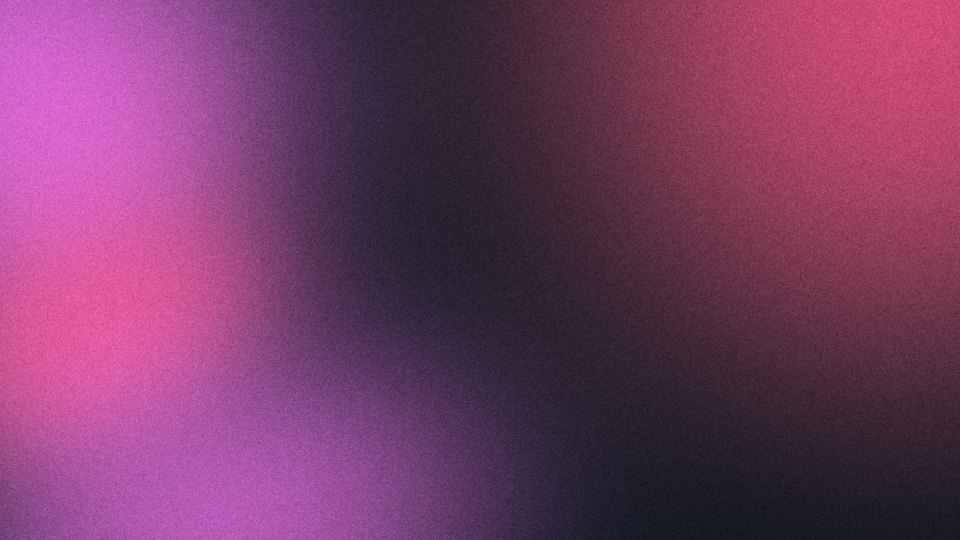
#> input picture samples/aura.png, 1920 x 1080 px (shown at 1/2 size)
$ python -i filters.py   (imports and definitions only)
#> lines starting #> are read from the running program, lines starting #| are printed output that depends on the picture
#> further down, picture is the input picture: PIL image 1920x1080 RGB; mean R, G, B 117.2, 58.9, 99.9
import numpy as np
import scipy.ndimage
from PIL import Image, ImageFilter

GRAIN_COLORS = ("mono", "color")
GRAIN_BLENDS = ("add", "overlay", "soft-light", "multiply")
# Below 1 the grain would be finer than a pixel, which is what the default already is.
GRAIN_SIZE_RANGE = (1.0, 8.0)

# Weights of the fine and the coarse grain layer when each has unit variance. They give a
# standard deviation of 0.806 * sigma, which is the default grain's (0.7 fine, 0.4 after
# enlarging the 0.6 half-size layer), so grains of any size share its strength.
_GRAIN_FINE, _GRAIN_COARSE = 0.7, 0.4
# Per-blend gain so the grain's strength at the same amount is close to "add" on typical images.
_GRAIN_BLEND_GAIN = {"overlay": 1.25, "soft-light": 2.0, "multiply": 1.1}


class WallpaperFilters:
    # [119 lines left out: functions apply_dither, apply_film_grain, _grain_layer, _grain_noise, _film_grain_controlled, not called in this run]

    apply_noise = apply_film_grain

    # [60 lines left out: functions apply_chromatic_aberration, apply_vignette, not called in this run]

    @staticmethod
    def apply_frosted_glass(image, blur_radius=30, noise_amount=0.15):
        """
        Simulates a premium frosted glass texture across the entire image.
        Uses a diffusion blur followed by a specular frost noise overlay.
        """
#> called with blur_radius = 30, noise_amount = 0.15
        width, height = image.size
#> width = 1920; height = 1080
        # Diffusion blur (downsample for performance and softer blur)
        small = image.resize((max(1, width // 2), max(1, height // 2)), Image.BILINEAR)
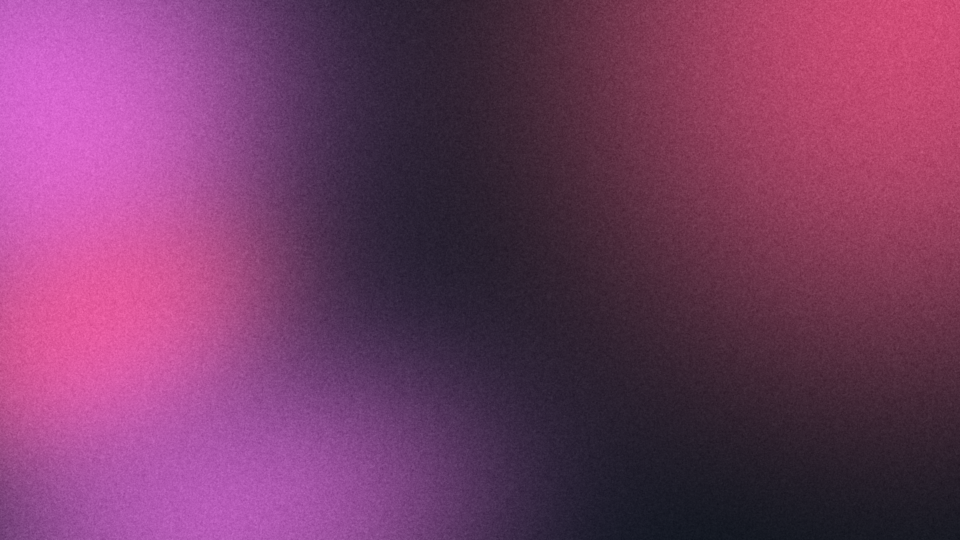
#> small: PIL image 960x540 RGB; mean R, G, B 117.3, 59, 100
        blurred = small.filter(ImageFilter.GaussianBlur(radius=blur_radius // 2))
        final = blurred.resize((width, height), Image.LANCZOS)

        img_arr = np.array(final, dtype=np.float32) / 255.0

        # Specular frost noise with screen blend mode
        frost_noise = np.clip(
            np.random.normal(0.6, noise_amount * 0.2, img_arr.shape[:2]), 0.0, 1.0
        )
        img_arr[..., :3] = 1.0 - (1.0 - img_arr[..., :3]) * (1.0 - frost_noise[..., None] * noise_amount)
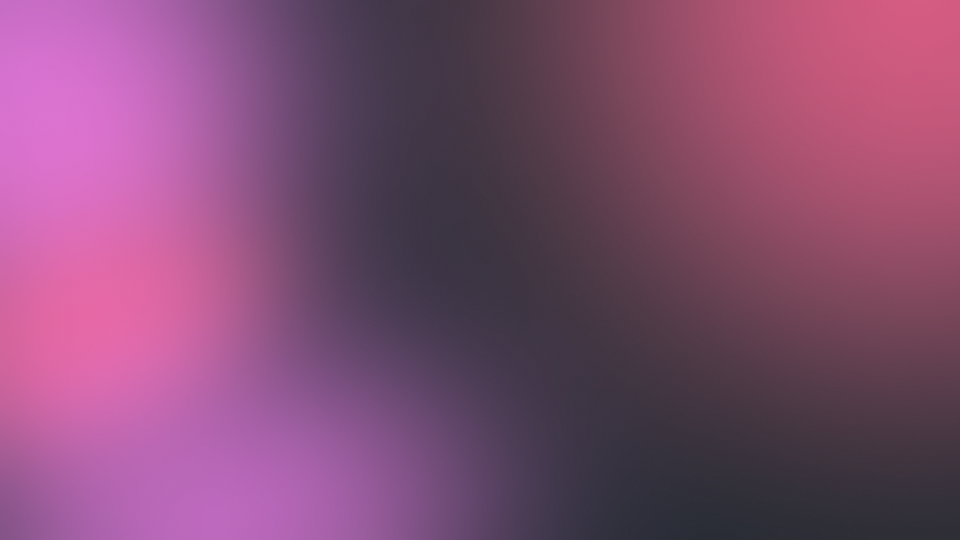
#> img_arr: shape (1080, 1920, 3) float32 (shown at 1/2 size); mean R, G, B 0.508, 0.3, 0.447

        return Image.fromarray(np.clip(img_arr * 255.0, 0, 255).astype(np.uint8))

    # [71 lines left out: function apply_contour_lines, not called in this run]

>>> from PIL import Image
>>> picture = Image.open('../samples/aura.png')
>>> result = WallpaperFilters().apply_frosted_glass(picture)

$ run again, on samples/balanced.png
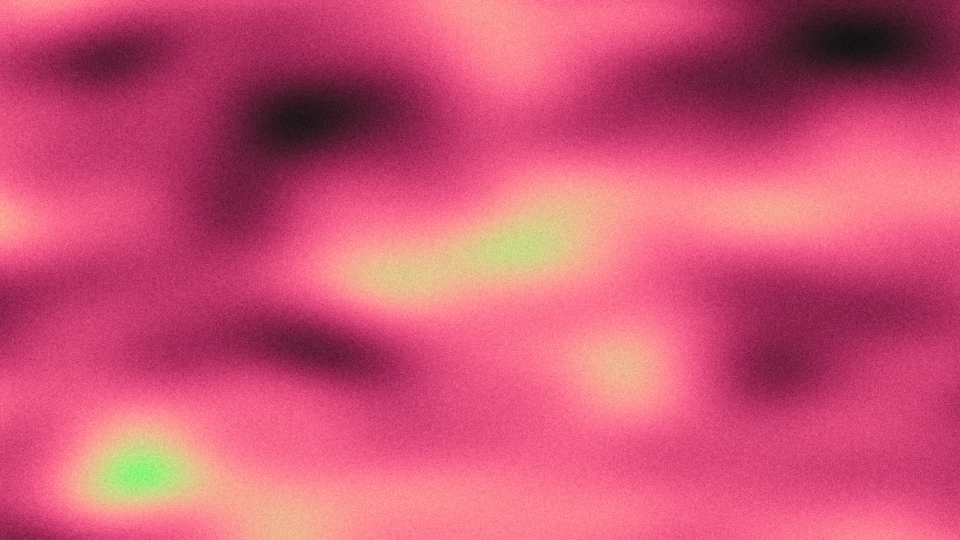
#> input picture samples/balanced.png, 1920 x 1080 px (shown at 1/2 size)
#> picture is the input picture: PIL image 1920x1080 RGB; mean R, G, B 207.5, 83.9, 116.4
#> in apply_frosted_glass, `small = image.resize((max(1, width // 2), max(1, height // 2)), Image...`:
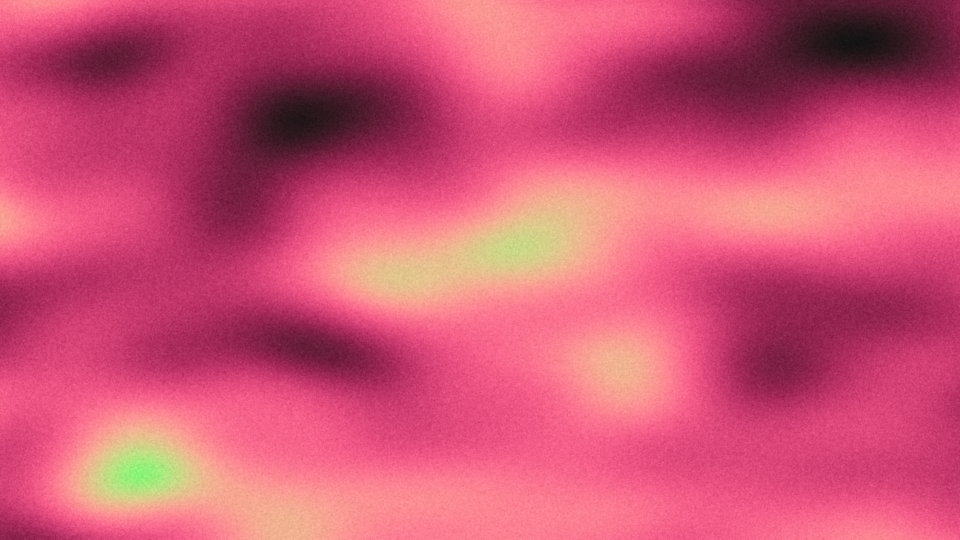
#> small: PIL image 960x540 RGB; mean R, G, B 207.7, 84, 116.5
#> in apply_frosted_glass, `img_arr[..., :3] = 1.0 - (1.0 - img_arr[..., :3]) * (1.0 - frost_noise..`:
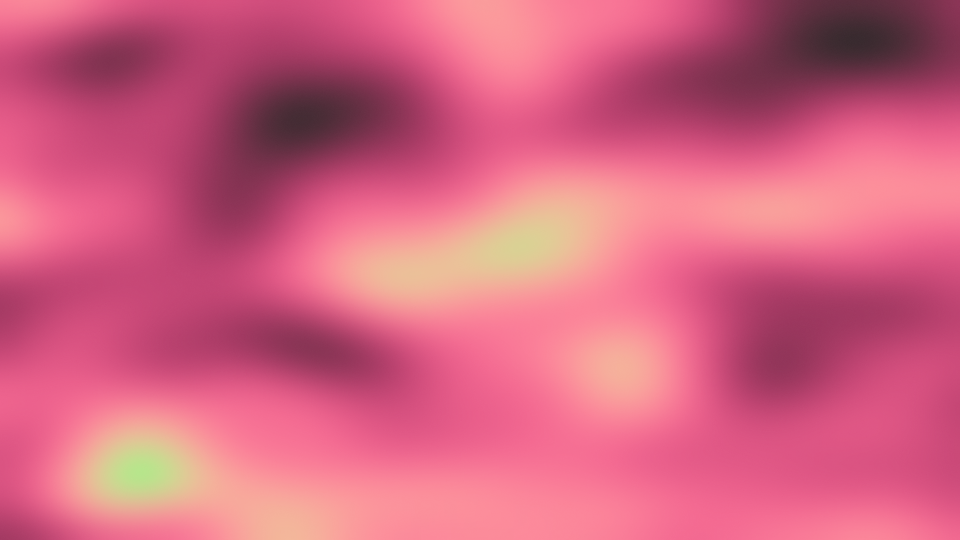
#> img_arr: shape (1080, 1920, 3) float32 (shown at 1/2 size); mean R, G, B 0.836, 0.39, 0.506

$ run again, on samples/dots_alpha.png
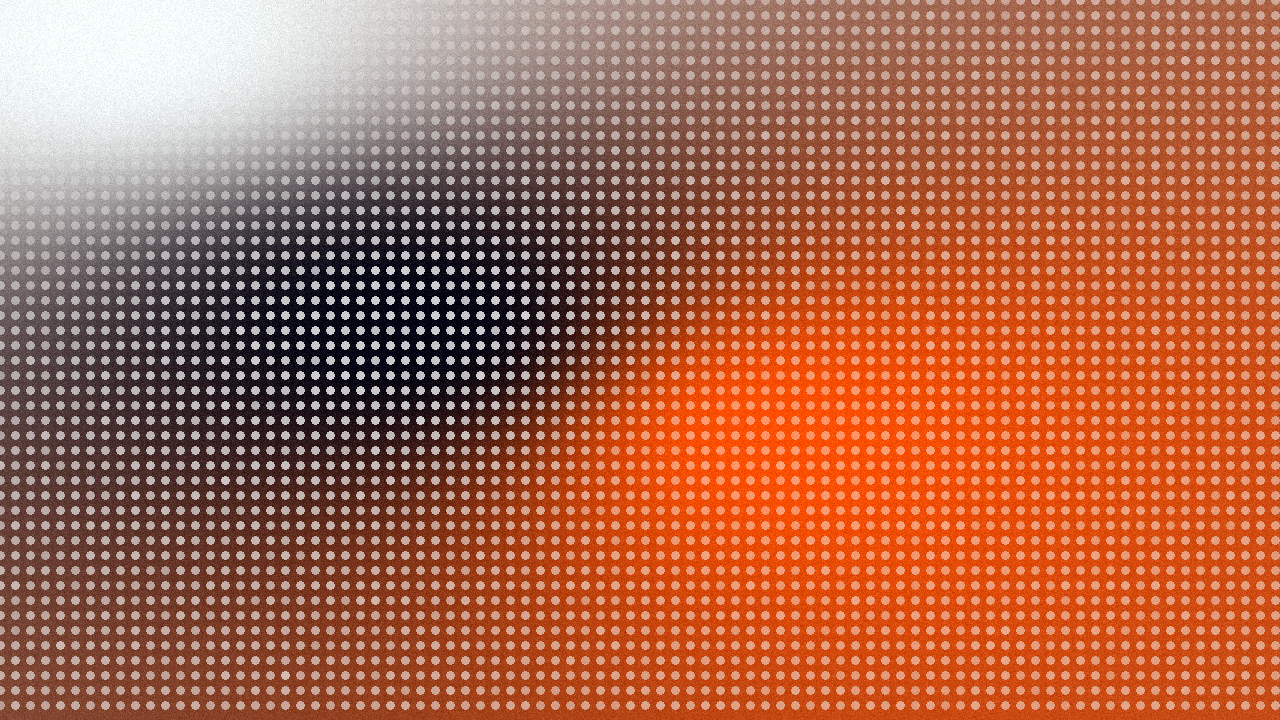
#> input picture samples/dots_alpha.png, 1280 x 720 px
#> picture is the input picture: PIL image 1280x720 RGBA; mean R, G, B, A 172.6, 105.3, 78.8, 255
#> in apply_frosted_glass, `small = image.resize((max(1, width // 2), max(1, height // 2)), Image...`:
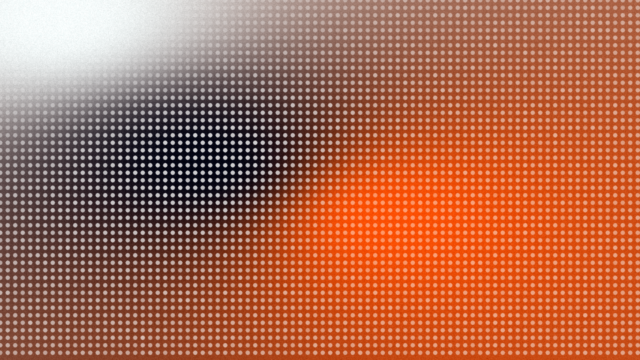
#> small: PIL image 640x360 RGBA; mean R, G, B, A 172.8, 105.4, 78.9, 255
#> in apply_frosted_glass, `blurred = small.filter(ImageFilter.GaussianBlur(radius=blur_radius // ..`:
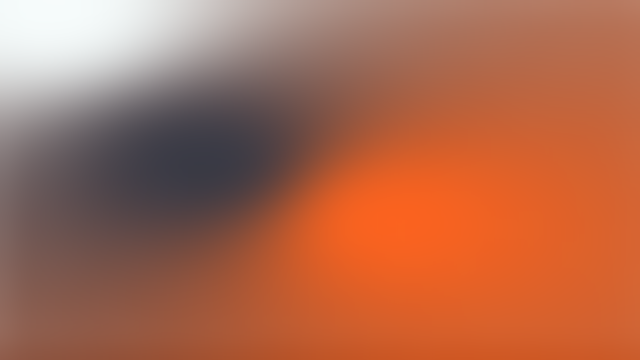
#> blurred: PIL image 640x360 RGBA; mean R, G, B, A 172.9, 105.5, 79, 255
